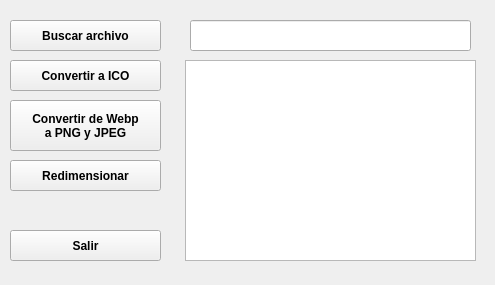
<?xml version="1.0" encoding="UTF-8"?>
<ui version="4.0">
 <class>MainWindow</class>
 <widget class="QMainWindow" name="MainWindow">
  <property name="geometry">
   <rect>
    <x>0</x>
    <y>0</y>
    <width>495</width>
    <height>285</height>
   </rect>
  </property>
  <property name="minimumSize">
   <size>
    <width>495</width>
    <height>285</height>
   </size>
  </property>
  <property name="maximumSize">
   <size>
    <width>495</width>
    <height>285</height>
   </size>
  </property>
  <property name="font">
   <font>
    <family>Arial</family>
    <pointsize>9</pointsize>
    <bold>true</bold>
   </font>
  </property>
  <property name="windowTitle">
   <string>Convertidor de Imagenes</string>
  </property>
  <property name="windowIcon">
   <iconset resource="../resources.qrc">
    <normaloff>:/icon/avatar_2.png</normaloff>:/icon/avatar_2.png</iconset>
  </property>
  <widget class="QWidget" name="centralwidget">
   <widget class="QPushButton" name="pushBuscar">
    <property name="geometry">
     <rect>
      <x>10</x>
      <y>20</y>
      <width>151</width>
      <height>31</height>
     </rect>
    </property>
    <property name="statusTip">
     <string>Buscar imagen</string>
    </property>
    <property name="text">
     <string>Buscar archivo</string>
    </property>
   </widget>
   <widget class="QPushButton" name="pushIco">
    <property name="geometry">
     <rect>
      <x>10</x>
      <y>60</y>
      <width>151</width>
      <height>31</height>
     </rect>
    </property>
    <property name="statusTip">
     <string>Generar icono</string>
    </property>
    <property name="text">
     <string>Convertir a ICO</string>
    </property>
   </widget>
   <widget class="QPushButton" name="pushWebp">
    <property name="geometry">
     <rect>
      <x>10</x>
      <y>100</y>
      <width>151</width>
      <height>51</height>
     </rect>
    </property>
    <property name="toolTip">
     <string/>
    </property>
    <property name="statusTip">
     <string>transformar webp a jpg y png</string>
    </property>
    <property name="layoutDirection">
     <enum>Qt::LayoutDirection::LeftToRight</enum>
    </property>
    <property name="text">
     <string>Convertir de Webp
a PNG y JPEG</string>
    </property>
   </widget>
   <widget class="QPushButton" name="pushRed">
    <property name="geometry">
     <rect>
      <x>10</x>
      <y>160</y>
      <width>151</width>
      <height>31</height>
     </rect>
    </property>
    <property name="statusTip">
     <string>cambiar tamaño</string>
    </property>
    <property name="text">
     <string>Redimensionar</string>
    </property>
   </widget>
   <widget class="QGraphicsView" name="graphicsView">
    <property name="geometry">
     <rect>
      <x>185</x>
      <y>60</y>
      <width>291</width>
      <height>201</height>
     </rect>
    </property>
    <property name="statusTip">
     <string/>
    </property>
   </widget>
   <widget class="QPushButton" name="pushSalir">
    <property name="geometry">
     <rect>
      <x>10</x>
      <y>230</y>
      <width>151</width>
      <height>31</height>
     </rect>
    </property>
    <property name="statusTip">
     <string>salir</string>
    </property>
    <property name="text">
     <string>Salir</string>
    </property>
   </widget>
   <widget class="QLineEdit" name="lineEdit">
    <property name="geometry">
     <rect>
      <x>190</x>
      <y>20</y>
      <width>281</width>
      <height>31</height>
     </rect>
    </property>
    <property name="statusTip">
     <string/>
    </property>
   </widget>
  </widget>
 </widget>
 <resources>
  <include location="../resources.qrc"/>
 </resources>
 <connections/>
</ui>
